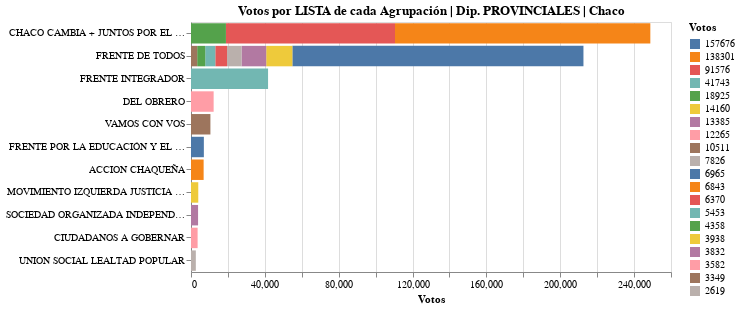

This figure's notebook cell:
### Code cell
# Composición de votos por lista de cada Agrupación
bars = alt.Chart(source, width=480, height=250, title="Votos por LISTA de cada Agrupación | Dip. PROVINCIALES | Chaco").mark_bar().encode(
    x=alt.X('votos:Q', stack='zero', title='Votos'),
    y=alt.Y('Agrupacion:N', sort='-x', title=''),
    color=alt.Color('votos:N', title= 'Votos', sort='-x'),
    tooltip=['votos', 'lista','Agrupacion'],
)

text = alt.Chart(source).mark_text(dx=-5, dy=3, color='green', ).encode(
    x=alt.X('sum(votos):Q', stack='zero'),
    y=alt.Y('Agrupacion:N', sort='-x'),
    detail='lista:N',
    #text=alt.Text('sum(votos):Q', format='0l'),
)

bars + text

### Figure 1 — Vega-Lite specification as saved in the notebook (floating-point values rounded to 4 significant figures)
{"config": {"view": {"continuousWidth": 400, "continuousHeight": 300}}, "layer": [{"mark": "bar", "encoding": {"color": {"type": "nominal", "field": "votos", "sort": "-x", "title": "Votos"}, "tooltip": [{"type": "quantitative", "field": "votos"}, {"type": "nominal", "field": "lista"}, {"type": "nominal", "field": "Agrupacion"}], "x": {"type": "quantitative", "field": "votos", "stack": "zero", "title": "Votos"}, "y": {"type": "nominal", "field": "Agrupacion", "sort": "-x", "title": ""}}, "height": 250, "title": "Votos por LISTA de cada Agrupación | Dip. PROVINCIALES | Chaco", "width": 480}, {"mark": {"type": "text", "color": "green", "dx": -5, "dy": 3}, "encoding": {"detail": {"type": "nominal", "field": "lista"}, "x": {"type": "quantitative", "aggregate": "sum", "field": "votos", "stack": "zero"}, "y": {"type": "nominal", "field": "Agrupacion", "sort": "-x"}}}], "data": {"name": "data-a0a1bdf689b21fe1962cf950f9b76fce"}, "$schema": "https://vega.github.io/schema/vega-lite/v4.8.1.json", "datasets": {"data-a0a1bdf689b21fe1962cf950f9b76fce": [{"Agrupacion": "FRENTE DE TODOS", "lista": "17 DE OCTUBRE", "votos": 157676}, {"Agrupacion": "CHACO CAMBIA + JUNTOS POR EL CAMBIO", "lista": "YO CAMBIO", "votos": 138301}, {"Agrupacion": "CHACO CAMBIA + JUNTOS POR EL CAMBIO", "lista": "JUNTOS POR CHACO + EVOLUCION", "votos": 91576}, {"Agrupacion": "FRENTE INTEGRADOR", "lista": "INTEGRACIÓN", "votos": 41743}, {"Agrupacion": "CHACO CAMBIA + JUNTOS POR EL CAMBIO", "lista": "PROPUESTA CHACO", "votos": 18925}, {"Agrupacion": "FRENTE DE TODOS", "lista": "ESPACIO FELIPE GALLARDO", "votos": 14160}, {"Agrupacion": "FRENTE DE TODOS", "lista": "FRENTE DE AGRUPACIONES PERONISTAS", "votos": 13385}, {"Agrupacion": "DEL OBRERO", "lista": "FRENTE DE IZQUIERDA Y LOS TRABAJADORES", "votos": 12265}, {"Agrupacion": "VAMOS CON VOS", "lista": "A", "votos": 10511}, {"Agrupacion": "FRENTE DE TODOS", "lista": "FRENTE POLITICO SOCIAL SINDICAL CRISTINA PROYECTO NACIONAL", "votos": 7826}, {"Agrupacion": "FRENTE POR LA EDUCACIÓN Y EL TRABAJO", "lista": "FE", "votos": 6965}, {"Agrupacion": "ACCION CHAQUEÑA", "lista": "ACCION CHAQUEÑA", "votos": 6843}, {"Agrupacion": "FRENTE DE TODOS", "lista": "CHACO LA NUNCA MENOS", "votos": 6370}, {"Agrupacion": "FRENTE DE TODOS", "lista": "SOCIALISTAS UNIDOS", "votos": 5453}, {"Agrupacion": "FRENTE DE TODOS", "lista": "SINCERAMENTE PERONISTA", "votos": 4358}, {"Agrupacion": "MOVIMIENTO IZQUIERDA JUSTICIA Y DIGNIDAD", "lista": "AMARILLA Y NEGRA", "votos": 3938}, {"Agrupacion": "SOCIEDAD ORGANIZADA INDEPENDIENTE", "lista": "SOI", "votos": 3832}, {"Agrupacion": "CIUDADANOS A GOBERNAR", "lista": "CELESTE Y BLANCA", "votos": 3582}, {"Agrupacion": "FRENTE DE TODOS", "lista": "SIGLO 21 JUSTICIALISTA", "votos": 3349}, {"Agrupacion": "UNION SOCIAL LEALTAD POPULAR", "lista": "UNION SOCIAL LEALTAD POPULAR", "votos": 2619}]}}
